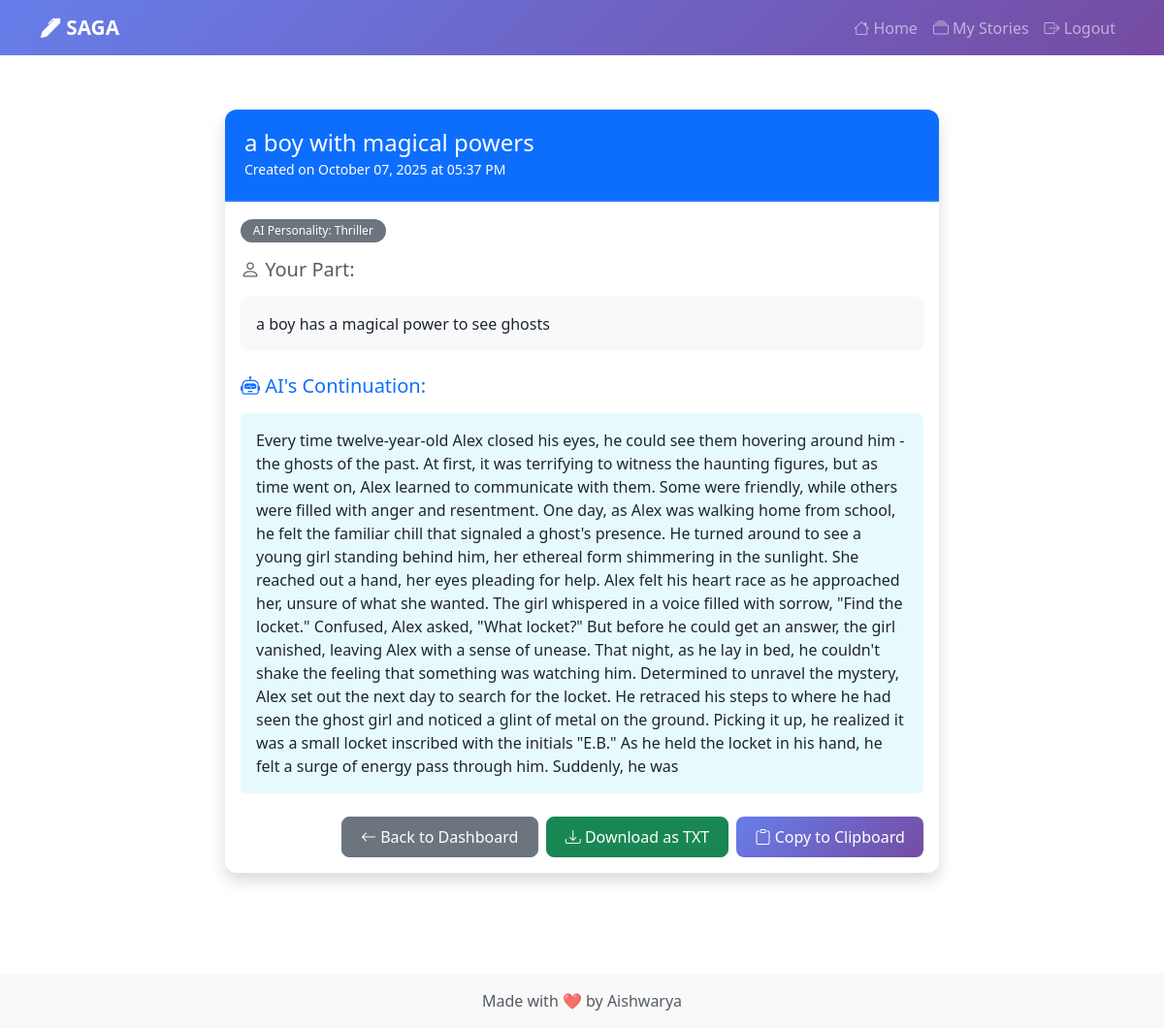
The page /story/4 (signed in) on the database its author committed.
### app.py (models this page shows, shortened)
class Story(db.Model):
    id = db.Column(db.Integer, primary_key=True)
    title = db.Column(db.String(200), nullable=False)
    user_input = db.Column(db.Text, nullable=False)
    ai_response = db.Column(db.Text, nullable=False)
    personality = db.Column(db.String(50), nullable=False)
    created_at = db.Column(db.DateTime, default=datetime.utcnow)
    user_session = db.Column(db.String(100), nullable=False)

### app.py (the view)
@app.route('/story/<int:story_id>')
@login_required
def view_story(story_id):
    story = Story.query.get_or_404(story_id)
    if story.user_session != current_user.username:
        return redirect(url_for('dashboard'))
    return render_template('story.html', story=story)

### app.py (called while the page is built)
@login_manager.user_loader
def load_user(user_id):
    return User.query.get(int(user_id))

### templates/story.html (shortened to what this page needs)
{% extends "base.html" %}
{% block content %}
<div class="row">
    <div class="col-lg-8 mx-auto">
        <div class="card shadow">
            <div class="card-header bg-primary text-white">
                <h4 class="mb-0">{{ story.title }}</h4>
                <small>Created on {{ story.created_at.strftime('%B %d, %Y at %I:%M %p') }}</small>
            </div>
            <div class="card-body">
                <div class="mb-3">
                    <span class="badge bg-secondary">AI Personality: {{ story.personality.title() }}</span>
                </div>
                <div class="story-section mb-4">
                    <h5 class="text-muted"><i class="bi bi-person"></i> Your Part:</h5>
                    <div class="p-3 bg-light rounded">
                        {{ story.user_input }}
                    </div>
                </div>
                <div class="story-section mb-4">
                    <h5 class="text-primary"><i class="bi bi-robot"></i> AI's Continuation:</h5>
                    <div class="p-3 bg-info bg-opacity-10 rounded">
                        {{ story.ai_response }}
                    </div>
                </div>
                <div class="d-grid gap-2 d-md-flex justify-content-md-end">
                    <a href="{{ url_for('dashboard') }}" class="btn btn-secondary">
                        <i class="bi bi-arrow-left"></i> Back to Dashboard
                    </a>
                    <a href="{{ url_for('download_story', story_id=story.id) }}" class="btn btn-success">
                        <i class="bi bi-download"></i> Download as TXT
                    </a>
                    <button class="btn btn-primary" id="copyBtn" data-story-id="{{ story.id }}">
                        <i class="bi bi-clipboard"></i> Copy to Clipboard
                    </button>
                </div>
            </div>
        </div>
    </div>
</div>
{% endblock %}

### static/css/style.css (style rules this page uses)
:root { --primary-color: #95abe8; --secondary-color: #6c757d; --success-color: #27ae60; --danger-color: #e74c3c; --light-bg: #f8f9fa; }
body { min-height: 100vh; display: flex; flex-direction: column; font-family: 'Segoe UI', Tahoma, Geneva, Verdana, sans-serif; }
.card { border: none; border-radius: 12px; overflow: hidden; transition: transform 0.3s, box-shadow 0.3s; }
.card-header { border-bottom: 2px solid rgba(255, 255, 255, 0.1); padding: 1.25rem; }
.btn { border-radius: 8px; padding: 0.5rem 1.2rem; transition: all 0.3s; font-weight: 500; }
.btn-primary { background: linear-gradient(135deg, #667eea 0%, #764ba2 100%); border: none; }
.story-section { margin-bottom: 1.5rem; }
.story-section h5 { margin-bottom: 1rem; }
.badge { padding: 0.4rem 0.8rem; border-radius: 20px; font-weight: 500; }

### rows shown on the page
Story: title "a boy with magical powers", created_at "October 07, 2025 at 05:37 PM", personality "Thriller", user_input "a boy has a magical power to see ghosts", ai_response "Every time twelve-year-old Alex closed his eyes, he could see them hovering around him - the ghosts of the past. At first, it was terrifying to witness the haunting figures, but as time went on, Alex learned to communicate with them. Some were friendly, while others were filled with anger and resentment. One day, as Alex was walking home from school, he felt the familiar chill that signaled a ghost's presence. He turned around to see a young girl standing behind him, her ethereal form shimmering in the sunlight. She reached out a hand, her eyes pleading for help. Alex felt his heart race as he approached her, unsure of what she wanted. The girl whispered in a voice filled with sorrow, \"Find…"
